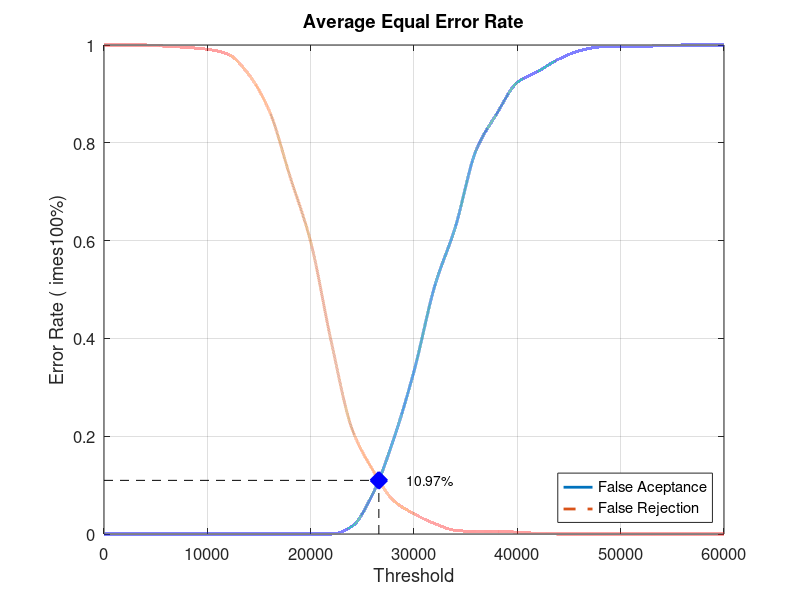
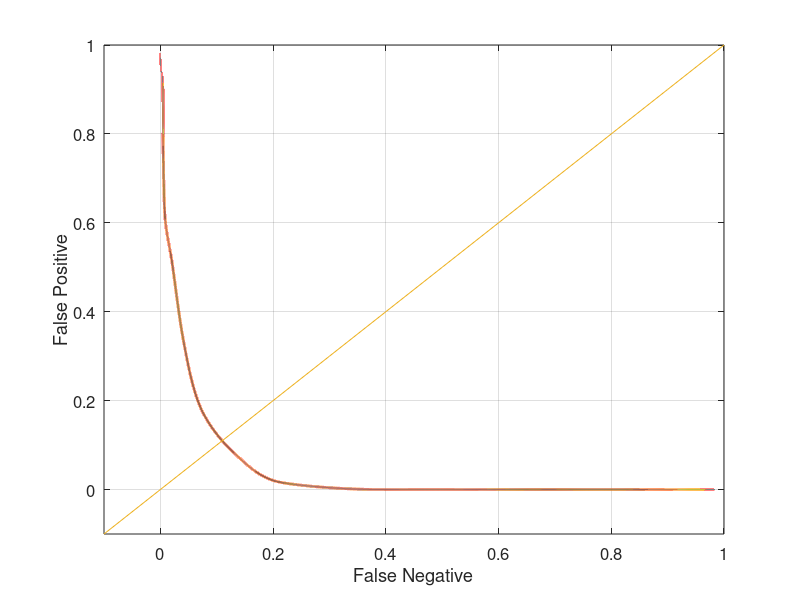

Source code (MATLAB) for these figures, in order:
close all;
clear;
clc;
x = 0:2000:60000;
xq = 0:0.5:60000;

y0 = [0 0 0 0 0 0 0 0 0 0 0 0 0.0157895 0.0815789 0.192105 0.332895 0.506579 0.627632 0.784211 0.85921 0.923684 0.946053 0.971053 0.988158 0.996053 0.997368 0.997368 0.998684 1 1 1]
yy0 = interp1(x, y0, xq, 'pchip');
y1 = [1 1 1 0.9975 0.995 0.99125 0.98125 0.94 0.865 0.73125 0.5975 0.3925 0.215 0.13125 0.06875 0.04125 0.02125 0.0075 0.005 0.005 0.00375 0.00125 0 0 0 0 0 0 0 0 0]
yy1 = interp1(x, y1, xq, 'pchip');

% Calculating EER: 
y2 = abs(y0 - y1);
find(y2 == min(y2))
yy2 = abs(yy0 - yy1);
xEER = find(yy2 == min(yy2));
xEERIndex = xq(xEER) % X-axis EER
yEER = yy0(xEER) % Y-axis EER

main = figure
plot(xq, yy0,'-','LineWidth', 2);	hold on
plot(xq, yy1,'--','LineWidth', 2);	hold on
plot([xEERIndex xEERIndex], [0 yEER], 'k--');	hold on
plot([0 xEERIndex], [yEER yEER], 'k--');	hold on
plot(xEERIndex, yEER, 'bx', 'LineWidth', 10);	hold on
text(xEERIndex + 10 * xEERIndex / 100, yEER, [num2str(round((10000 * yEER)) / 100) '%'])
legend('False Aceptance', 'False Rejection', 'Location', 'SouthEast')
xlabel('Threshold')
ylabel('Error Rate (	imes100%)')
title('Average Equal Error Rate')
set(gca, 'FontSize', 12)
axis([0 60000 0 1])
grid on

print(main, 'Experiment1AverageMain', '-dpng');
FNRxFPR = figure('Color', [1 1 1]);
plot(yy1, yy0, '-', yy1, yy0, 'LineWidth', 2);
hold on
y = -0.1:0.1:1
plot(y, y); 
set(gca, 'FontSize', 12)
xlabel('False Negative')
ylabel('False Positive')
axis([-0.1 1 -0.1 1])
set(gca, 'FontSize', 12)
grid on

print(FNRxFPR, 'Experiment1AverageFNRxFPR','-dpng');
